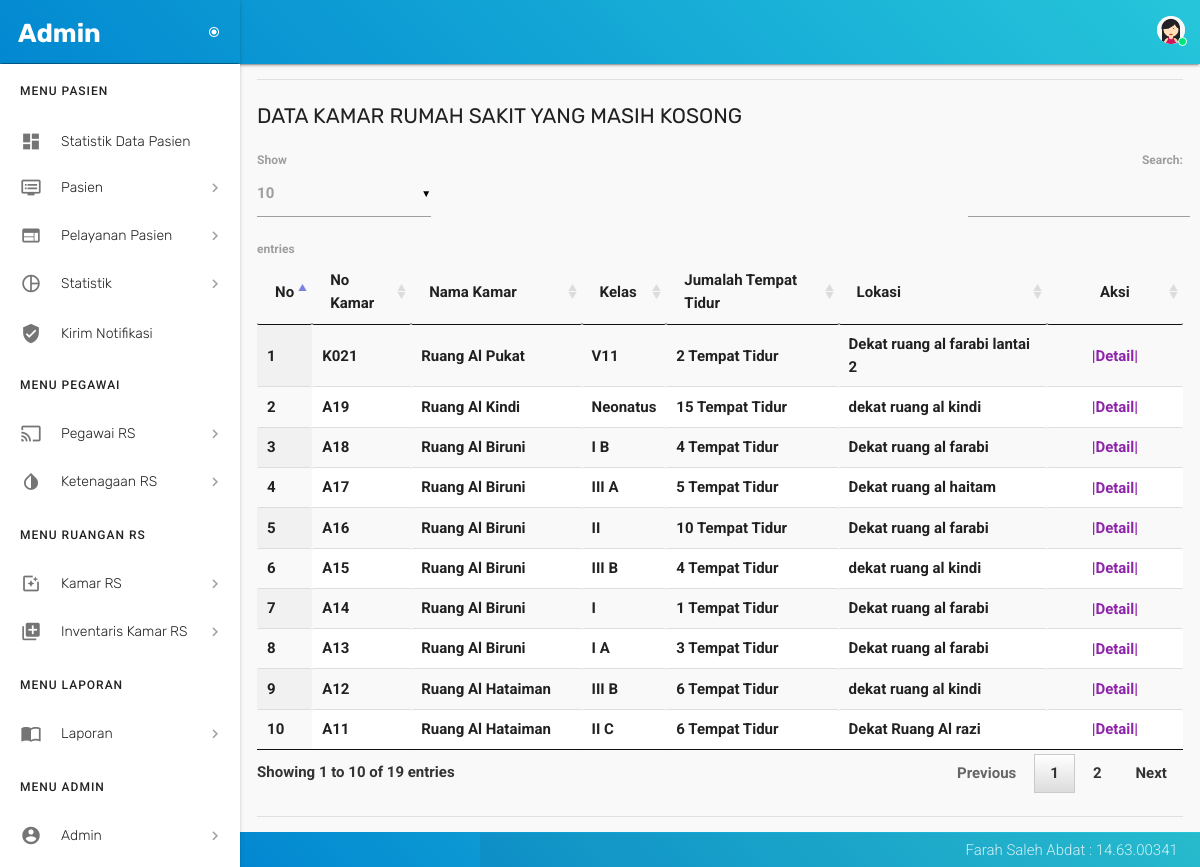
The app's page /kamar_kosong.php (signed in) with its own data.
### tables this page shows
CREATE TABLE `kamar` (
  `id_kamar` int(21) NOT NULL,
  `no_kamar` varchar(30) NOT NULL,
  `nama_kamar` varchar(30) NOT NULL,
  `kelas` varchar(30) NOT NULL,
  `jumlah_tt` varchar(30) NOT NULL,
  `lokasi` varchar(30) NOT NULL,
  `status` enum('On','Off') DEFAULT 'On',
  `keterangan` text NOT NULL
);

### kamar_kosong.php (the view, shortened to what this page needs)
<?php
 if (empty($_SESSION['username'])) {
 header("location:login_form.php");
 }
 else {
 ?>
<!DOCTYPE html>
<html lang="en">
  <head>
    <link href="assets/css/materialize.css" type="text/css" rel="stylesheet">
    <link href="assets/css/style.css" type="text/css" rel="stylesheet">
    <link href="assets/css/custom.css" type="text/css" rel="stylesheet">
    <link href="assets/css/perfect-scrollbar.css" type="text/css" rel="stylesheet">
    <link href="assets/css/jquery-jvectormap.css" type="text/css" rel="stylesheet">
    <link href="assets/css/jquery.dataTables.min.css" type="text/css" rel="stylesheet">
  </head>
  <body>
  <?php include 'config/header.php'; ?>
  <?php include 'config/menu.php'; ?>
        <section id="content">
          <div class="container">
            <div class="section">
              <div class="divider"></div>
              <div id="table-datatables">
                <h4 class="header">Data Kamar Rumah Sakit yang Masih Kosong</h4>
                <div class="row">
                  <div class="col s12">
                    <table id="data-table-simple" class="responsive-table display" cellspacing="0">
                        <thead>
                        <tr>
                        <th> No </th>
                        <th> No Kamar </th>
                        <th> Nama Kamar </th>
                        <th> Kelas </th>
                        <th> Jumalah Tempat Tidur </th>
                        <th> Lokasi </th>
                        <th style="width:100px;text-align: center;"> Aksi </th>
                        </tr>
                        </thead>
                       <tbody>
                        <?php
                        include 'config/koneksiDB.php';
                        $query="SELECT * FROM kamar WHERE status = 'On' ORDER BY id_kamar DESC";
                        $result=mysqli_query($koneksi, $query) or die(mysqli_error());
                        $no=1;
                        while ($data = mysqli_fetch_array($result, MYSQLI_BOTH)){
                        ?>
                        <tr>
                        <td><?php echo $no++; ?></td>
                        <td><?php echo $data['no_kamar']; ?></td>
                        <td><?php echo $data['nama_kamar']; ?></td>
                        <td><?php echo $data['kelas']; ?></td>
                        <td><?php echo $data['jumlah_tt']; ?></td>
                        <td><?php echo $data['lokasi']; ?></td>
                        <td style="width:100px;text-align: center;">
                        <a class='waves-effect waves-light modal-trigger' href='#modal2<?php echo $data['id_kamar']; ?>'>|Detail|</a>
                        </td>
                        </tr>
                        <?php
                        }
                        ?>
                   </tbody>
                    </table>
                  </div>
                </div>
              </div>
            <br>
          <div class="divider"></div>
        </div>
      </div>
        </section>
    <?php include 'config/footer.php'; ?>
  </body>
</html>
<?php } ?>

### records on screen
kamar: no_kamar "K021", nama_kamar "Ruang Al Pukat", kelas "V11", jumlah_tt "2 Tempat Tidur", lokasi "Dekat ruang al farabi lantai 2"
kamar: no_kamar "A19", nama_kamar "Ruang Al Kindi", kelas "Neonatus", jumlah_tt "15 Tempat Tidur", lokasi "dekat ruang al kindi"
kamar: no_kamar "A18", nama_kamar "Ruang Al Biruni", kelas "I B", jumlah_tt "4 Tempat Tidur", lokasi "Dekat ruang al farabi"
kamar: no_kamar "A17", nama_kamar "Ruang Al Biruni", kelas "III A", jumlah_tt "5 Tempat Tidur", lokasi "Dekat ruang al haitam"
kamar: no_kamar "A16", nama_kamar "Ruang Al Biruni", kelas "II", jumlah_tt "10 Tempat Tidur", lokasi "Dekat ruang al farabi"
kamar: no_kamar "A15", nama_kamar "Ruang Al Biruni", kelas "III B", jumlah_tt "4 Tempat Tidur", lokasi "dekat ruang al kindi"
kamar: no_kamar "A14", nama_kamar "Ruang Al Biruni", kelas "I", jumlah_tt "1 Tempat Tidur", lokasi "Dekat ruang al farabi"
kamar: no_kamar "A13", nama_kamar "Ruang Al Biruni", kelas "I A", jumlah_tt "3 Tempat Tidur", lokasi "Dekat ruang al farabi"
kamar: no_kamar "A12", nama_kamar "Ruang Al Hataiman", kelas "III B", jumlah_tt "6 Tempat Tidur", lokasi "dekat ruang al kindi"
kamar: no_kamar "A11", nama_kamar "Ruang Al Hataiman", kelas "II C", jumlah_tt "6 Tempat Tidur", lokasi "Dekat Ruang Al razi"

### other values on screen
$_SESSION['username'] "Admin"
